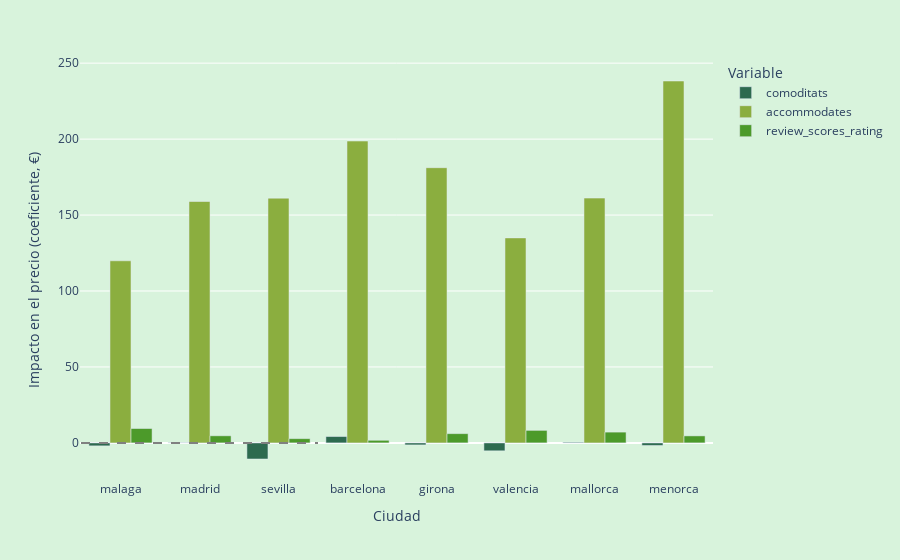

The cell this chart's notebook holds for it:
### Code cell
# Formato por Plotly
coef_long = coef_df.melt(id_vars='city', var_name='Variable', value_name='Impacte')

colors = {
    'comoditats': '#2D6A4F', 'accommodates': '#8BAE3F', 'review_scores_rating': '#4C9A2A'}

# Grafico de barras agrupadas
fig = px.bar(coef_long, x='city', y='Impacte', color='Variable', color_discrete_map=colors, barmode='group')

# Colores del fondo
fig.update_layout(
    plot_bgcolor='#D8F3DC',
    paper_bgcolor='#D8F3DC',
    yaxis_title='Impacto en el precio (coeficiente, €)',
    xaxis_title='Ciudad',
    legend_title_text='Variable'
)

# Linea horitzontal a y=0
fig.add_shape(
    type='line',
    x0=-0.5, x1=2.5, y0=0, y1=0,
    line=dict(color='grey', dash='dash'))

fig.show()

### Figure 1 — Plotly figure (JSON) as saved in the notebook; plotly's stock layout.template omitted (floating-point values rounded to 4 significant figures)
{"data": [{"alignmentgroup": "True", "hovertemplate": "Variable=comoditats<br>city=%{x}<br>Impacte=%{y}<extra></extra>", "legendgroup": "comoditats", "marker": {"color": "#2D6A4F", "pattern": {"shape": ""}}, "name": "comoditats", "offsetgroup": "comoditats", "orientation": "v", "showlegend": true, "textposition": "auto", "type": "bar", "x": ["malaga", "madrid", "sevilla", "barcelona", "girona", "valencia", "mallorca", "menorca"], "xaxis": "x", "y": [-1.94, 0.1746, -10.59, 4.206, -1.306, -5.204, 0.4318, -1.69], "yaxis": "y"}, {"alignmentgroup": "True", "hovertemplate": "Variable=accommodates<br>city=%{x}<br>Impacte=%{y}<extra></extra>", "legendgroup": "accommodates", "marker": {"color": "#8BAE3F", "pattern": {"shape": ""}}, "name": "accommodates", "offsetgroup": "accommodates", "orientation": "v", "showlegend": true, "textposition": "auto", "type": "bar", "x": ["malaga", "madrid", "sevilla", "barcelona", "girona", "valencia", "mallorca", "menorca"], "xaxis": "x", "y": [119.9, 158.9, 161.1, 198.7, 181.2, 135.0, 161.2, 238.3], "yaxis": "y"}, {"alignmentgroup": "True", "hovertemplate": "Variable=review_scores_rating<br>city=%{x}<br>Impacte=%{y}<extra></extra>", "legendgroup": "review_scores_rating", "marker": {"color": "#4C9A2A", "pattern": {"shape": ""}}, "name": "review_scores_rating", "offsetgroup": "review_scores_rating", "orientation": "v", "showlegend": true, "textposition": "auto", "type": "bar", "x": ["malaga", "madrid", "sevilla", "barcelona", "girona", "valencia", "mallorca", "menorca"], "xaxis": "x", "y": [9.495, 4.696, 2.819, 1.728, 6.111, 8.262, 7.115, 4.635], "yaxis": "y"}], "layout": {"autosize": true, "barmode": "group", "legend": {"title": {"text": "Variable"}, "tracegroupgap": 0}, "margin": {"t": 60}, "paper_bgcolor": "#D8F3DC", "plot_bgcolor": "#D8F3DC", "shapes": [{"line": {"color": "grey", "dash": "dash"}, "type": "line", "x0": -0.5, "x1": 2.5, "y0": 0, "y1": 0}], "xaxis": {"anchor": "y", "autorange": true, "domain": [0, 1], "range": [-0.5098, 7.5], "title": {"text": "Ciudad"}, "type": "category"}, "yaxis": {"anchor": "x", "autorange": true, "domain": [0, 1], "range": [-24.42, 252.1], "title": {"text": "Impacto en el precio (coeficiente, €)"}, "type": "linear"}}}
